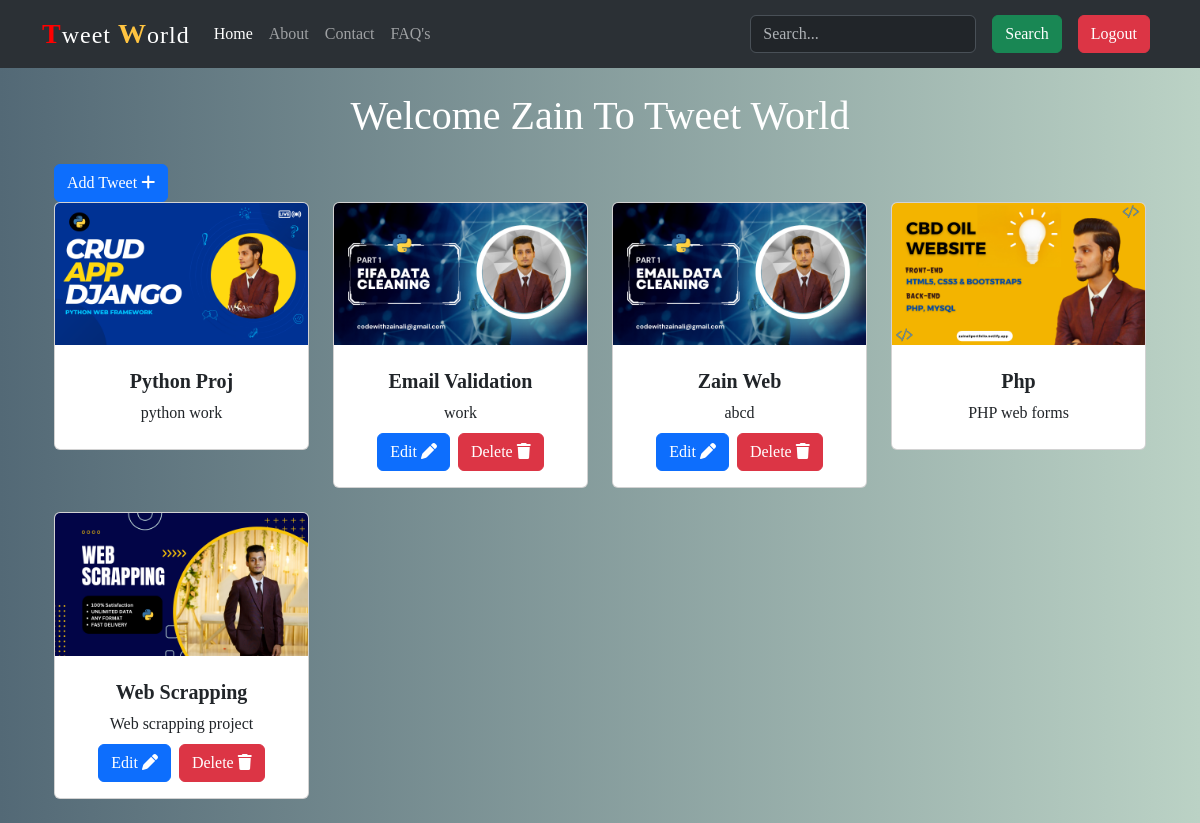
The app's page / (signed in) with its own data.
### home/models.py (models this page shows, shortened)
class Tweet(models.Model):
    user = models.ForeignKey(User,on_delete=models.CASCADE)
    title = models.TextField(max_length=50)
    desc =  models.TextField(max_length=255)
    image = models.ImageField(upload_to="TweetPhotos/",blank=True,null=True)
    created_at = models.DateTimeField(auto_now_add=True)
    updated_at = models.DateTimeField(auto_now=True)

### home/views.py (the view)
# urls.py: path('', views.index , name="index" ),
def index(request):
    tweets = Tweet.objects.all().order_by("-created_at")
    return render(request,"index.html",{"tweets":tweets})

### home/templates/index.html (shortened to what this page needs)
{% extends "base.html" %}
{% block content %}
<div class="container">
  {% if user.is_authenticated %}
  <h1 class="text-center text-white my-4">Welcome {{ request.user|capfirst }} To Tweet World</h1>
  {% else %}
  <h1 class="text-center text-white my-4">Welcome To Tweet World</h1>
  {% endif %}
  {% if user.is_authenticated %}
    <a class="btn btn-primary" href="{% url 'tweet_create' %}">Add Tweet <i class="fa-solid fa-plus"></i></a>
  {% endif %}
  <div class="row">
    {% for tweet in tweets %}
    <div class="col-md-3 mb-4">
      <div class="card" style="width: 100%;">
        <img src="{{ tweet.image.url }}" class="card-img-top" alt="...">
        <div class="card-body">
          <h5 class="card-title text-center my-2 fw-bold">{{ tweet.title|title }}</h5>
          <p class="card-text text-center my-2">{{ tweet.desc }}</p>
          {% if tweet.user == user %}
          <div class="d-flex justify-content-center">
            <a href="{% url 'tweet_edit' tweet.id %}" class="btn btn-primary mx-1">Edit <i class="fa-solid fa-pen"></i></a>
            <a href="{% url 'tweet_delete' tweet.id %}" class="btn btn-danger mx-1">Delete <i class="fa-solid fa-trash"></i></a>
          </div>
          {% endif %}
        </div>
      </div>
    </div>
    {% endfor %}
  </div>
</div>
{% endblock content %}

### static/css/style.css (style rules this page uses)
body { background: #BBD2C5; background: -webkit-linear-gradient(to right, #536976, #BBD2C5); background: linear-gradient(to right, #536976, #BBD2C5); font-family: cursive; }

### records on screen
Tweet: image (picture), title "Python Proj", desc "python work"
Tweet: image (picture), title "Email Validation", desc "work", shows "Edit"
Tweet: image (picture), title "Zain Web", desc "abcd", shows "Edit"
Tweet: image (picture), title "Php", desc "PHP web forms"
Tweet: image (picture), title "Web Scrapping", desc "Web scrapping project", shows "Edit"

### other values on screen
{{ request.user|capfirst }} "Zain"
